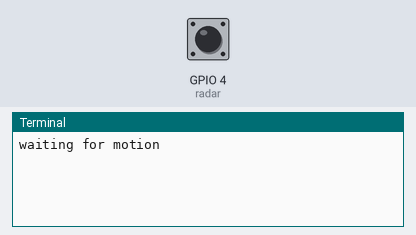
Bench run of a program on a simulated Raspberry Pi (BCM pin numbers). Parts: the last lines printed to the terminal. Inputs (shaded band) come from the test bench; at power-on: GPIO 4 (radar) LOW. The clock reads 2024-03-15 10:24:30 at power-on unless the program sets it; the camera gives no picture and a still takes 0.5 s.

Above: at 1.2 s.
1.3 s: GPIO 4 (radar) pulled HIGH for 0.15 s
At 1.7 s:
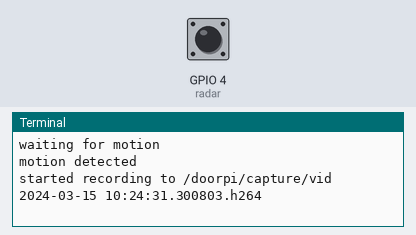
At 4.0 s:
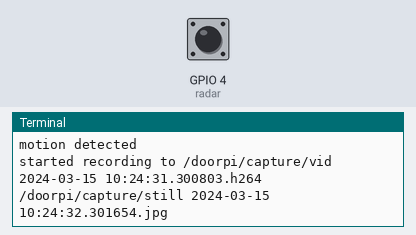
Timing chart, 0 to 5.5 s (numbered marks = the images above; inputs shaded):
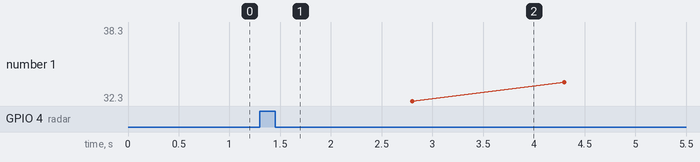

Measured:
- after the input at 1.3 s, the terminal: prints a new line at once (image 1)

The program:

camtest1.py
```python
# https://github.com/iizukanao/picam
from picamera import PiCamera
from time import sleep
from gpiozero import MotionSensor
import datetime

def getTime():
    return datetime.datetime.now().strftime('%Y-%m-%d %H:%M:%S.%f')

camera = PiCamera()
radar = MotionSensor(4,pull_up=False)

camera.resolution = (1920, 1080)
camera.framerate = 25

storageLoc = '/doorpi/capture/'
#storageLoc = '/home/pi/stills/'

while True:
    print("waiting for motion")
    radar.wait_for_motion()
    print("motion detected")
    videoFilename = storageLoc + 'vid ' + getTime() + '.h264'
    camera.start_recording(videoFilename)
    print("started recording to " + videoFilename)

    for i in range(5):
        sleep(1)
        stillFilename = storageLoc + 'still ' + getTime() + '.jpg'
        camera.capture(stillFilename)
        print(stillFilename)

    camera.stop_recording()
```
